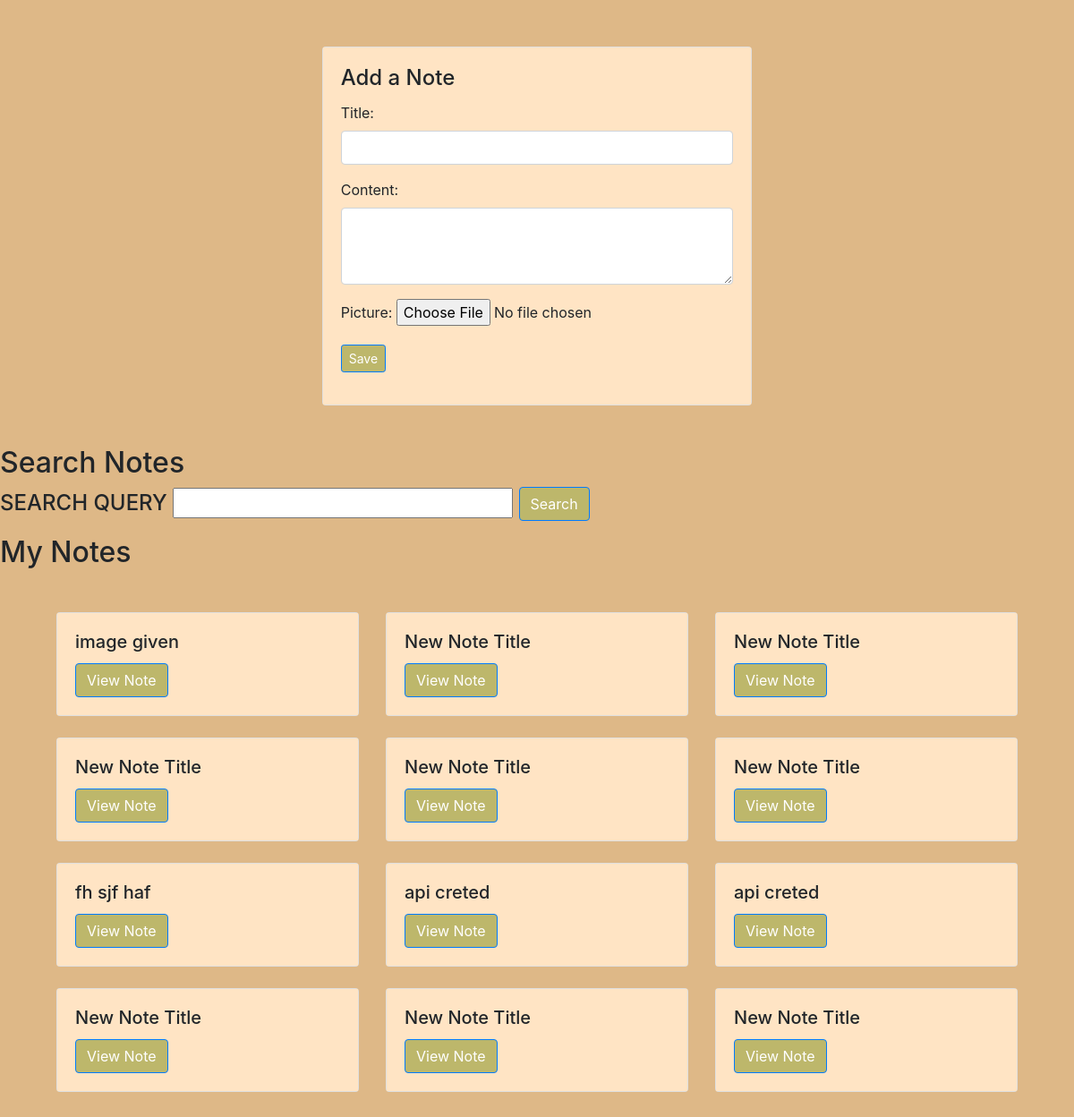
The page / on the database its author committed.
### notes/models.py (models this page shows, shortened)
class Note(models.Model):
    title = models.CharField(max_length=200)
    content = models.TextField()
    created_at = models.DateTimeField(auto_now_add=True)
    picture = models.ImageField(upload_to="media", null=True, blank=True, default='media/dog.png')

### notes/views.py (the view)
# urls.py: path('', views.home, name='home'),
def home(request):
    notes = Note.objects.all()
    search_form = SearchForm(request.GET)
    if search_form.is_valid():
        search_query = search_form.cleaned_data['search_query']
        if search_query:
            notes = Note.objects.filter(title__icontains=search_query)
    return render(request, 'notes/home.html', {'notes': notes, 'search_form': search_form})

### notes/forms.py
class SearchForm(forms.Form):
    search_query = forms.CharField(max_length=100, required=False)

### notes/templates/notes/home.html (shortened to what this page needs)
{% extends 'base.html' %}
{% block content %}
<section id="note-form">
    <div class="container">
        <div class="row justify-content-center">
            <div class="col-md-6">
                <div class="card mt-2">
                    <div class="card-body">
                        <h4 class="card-title">Add a Note</h4>
                        <form method="post" action="{% url 'create_note' %}" enctype="multipart/form-data">
                            <div class="form-group">
                                <label for="title">Title:</label>
                                <input type="text" class="form-control" id="title" name="title" required>
                            </div>
                            <div class="form-group">
                                <label for="content">Content:</label>
                                <textarea class="form-control" id="content" name="content" rows="3" required></textarea>
                            </div>
                            <div class="form-group">
                                <label for="picture">Picture:</label>
                                <input type="file" class="image" id="picture" name="picture" accept="image/*">
                            </div>
                            <button type="submit" class="btn btn-primary btn-sm">Save</button>
                        </form>
                    </div>
                </div>
            </div>
        </div>
    </div>
</section>
<h2>Search Notes</h2>
<form method="get">
    <h4>SEARCH QUERY {{ search_form.search_query }} <button type="submit" class="btn btn-primary">Search</button></h4>
</form>
<h2>My Notes</h2>
<div class="row">
    {% for note in notes %}
        <div class="col-md-4">
            <div class="card mb-4">
                <div class="card-body">
                    <h5 class="card-title">{{ note.title }}</h5>
                    <a href="{% url 'view_note' id=note.id %}" class="btn btn-primary">View Note</a>
                </div>
            </div>
        </div>
    {% endfor %}
</div>
{% endblock %}

### notes/templates/notes/home.html (style rules this page uses)
body { background-color: burlywood; align-items: center; }
.row { margin: 4%; }
.card-body { background-color: bisque; }
.btn { background-color: darkkhaki; }

### rows shown on the page
Note: title "image given"
Note: title "New Note Title"
Note: title "New Note Title"
Note: title "New Note Title"
Note: title "New Note Title"
Note: title "New Note Title"
Note: title "fh sjf haf"
Note: title "api creted"
Note: title "api creted"
Note: title "New Note Title"
Note: title "New Note Title"
Note: title "New Note Title"
